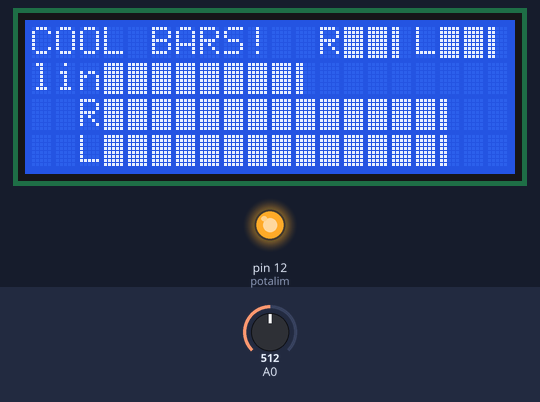
Bench run of a sketch on a simulated Arduino Uno, built with avr-gcc and run on an emulated ATmega328P. Parts: 20×4 character LCD, output pins drawn as LEDs (lit = HIGH). The inputs (shaded band) are chosen by the test bench; at power-on: A0 = 512.

Above: at 1.3 s.
1.4 s: A0 set to 308
At 2.5 s:
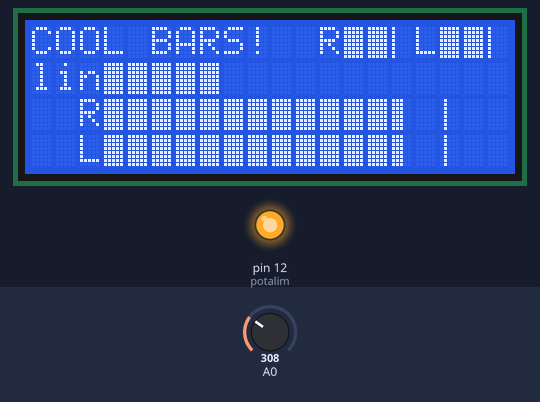
3.2 s: A0 set to 288
At 4.8 s:
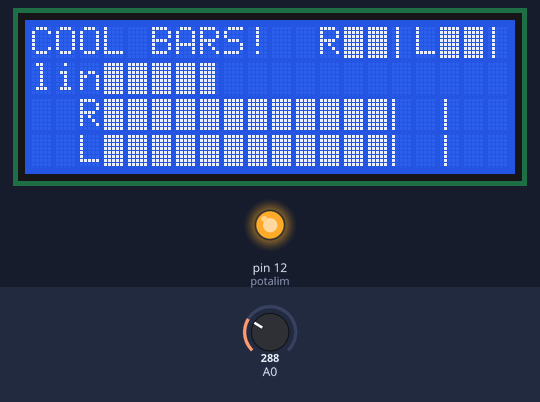
6.2 s: A0 set to 306
At 7.3 s:
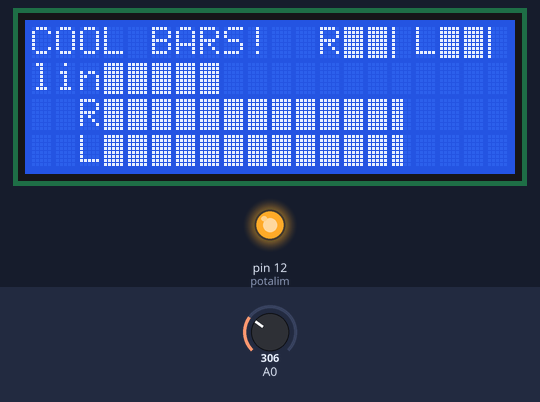
7.9 s: A0 set to 122
At 9.0 s:
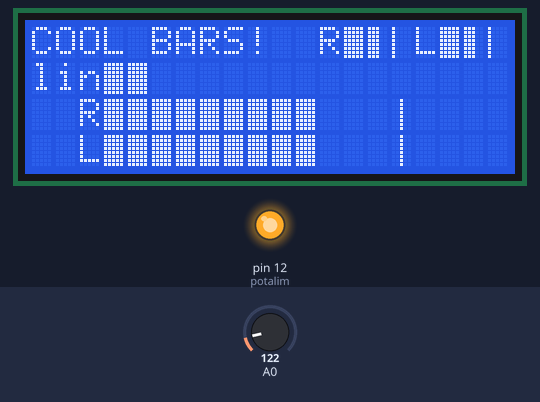
10.9 s: A0 set to 119
At 12.6 s:
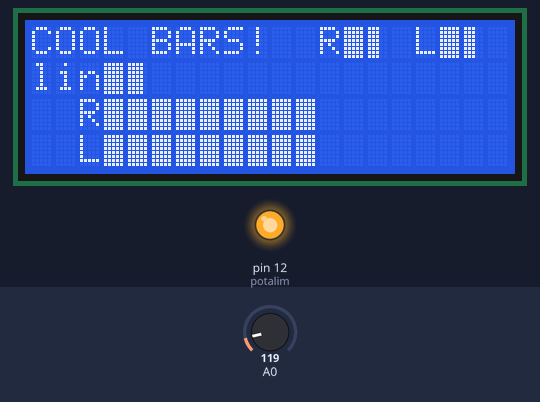
13.2 s: A0 set to 31
At 14.4 s:
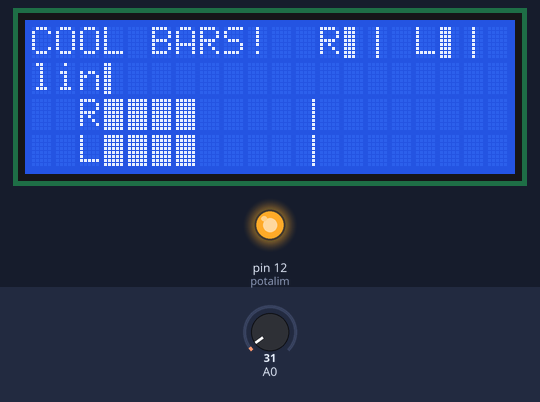
Timing chart, 0 to 16.2 s (numbered marks = the images above; inputs shaded):
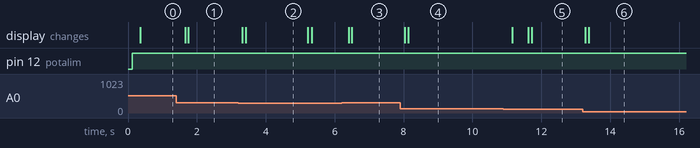

The sketch:

NiceMetersHOR_1_2_I2C.ino
```cpp
/*
HORIZONTAL ADJUSTABLE SIZE BAR METERS, LINEAR or AUDIO LOGARITHMIC, WITH or WITHOUT PEAK MEMORY

Allows to print on LCD precise horizontal bar graphs (up to 40 simultaneosly...) passing:
percentage from 0 to 100%, XY position of base of bar, maximum length (in character positions),
linear or logaritmic bar, peak memory option with separate decay times for each bar.
Please understand that when peak is in the same box of the tip of current bar,
it will not be shown, this is due to limitation to 8 custom characters, but you will not actually notice it :-)

One good thing I tried to do is to avoid to use delay functions, even to set a "time" for the peak expiration,
So instead of milliseconds I simply used a n. of cycles, counted every time a bar is printed (identified by a number),
it works very well and doesn't interfere with your application performances using delays.
Just adjust the n. of cycles to have the desired peak expiration time.

Hardware:
- Arduino UNO or compatible
- LCD text display compatible Hitachi HD44780 driver with I2C interface with PCF8574T
- any colour and dimensions (i.e. 16x2, 20x4...)

============================================================
The circuit:

LCD I2C      ARDUINO
 1  GND      GND
 2  VCC      5V
 3  SDA      A4
 4  SCL      A5

   FOR TESTING PURPOSES ONLY:

POTENTIOMETER (10K or higher)
 wiper           analog in A0
 one end         digital pin 12
 the other end   GND
============================================================

*******************************************************

Written by Roberto Baldassar 8 april 2014 v 1.2
- now it shows peaks really in all possible cases
- added logarithmic audio option

UPDATE 13 april 2014 v 1.2
- better description of circuit and code for testing

UPDATE 17 may 2014 v 1.2
- I2C serial LCD controller version

********************************************************

*/

// include the library code:
#include <Wire.h>
#include <LiquidCrystal_I2C.h>  // fmalpartida version
// download here: https://bitbucket.org/fmalpartida/new-liquidcrystal/downloads
// remove the standard Arduino liquidcrystal from ...programs/Arduino/libraries

#define lcdlength 20  // DEFINES YOUR display length in columns
#define lcdheigth 4   // DEFINES YOUR display heigth in rows

unsigned char b, b2;
double a, a2;
unsigned int segment, segment2;
double perc=100;
boolean logar;
byte bn;   // bn BAR NUMBER every bar have to be numbered from 1 to 40
unsigned int xpos, ypos, blen;
double pkval[41]; // to store the last peak value for each bar
int    pkcyc[41][2];    // set the num. of printbar recall TO DO [1] and DONE [2] for each bar before the peak decays,
                        // if pkcyc[bn][1] == 0 no peaks wanted
                        // it's a workaround to avoid to waste time in delay functions (internal or external)
                        // that may interfere your application performances

// Bar characters definitions (8 maximum allowed)
byte block[8][8]=
{
  { 0x10,0x10,0x10,0x10,0x10,0x10,0x10,0x10 },  // define characters for bar
  { 0x18,0x18,0x18,0x18,0x18,0x18,0x18,0x18 },
  { 0x1C,0x1C,0x1C,0x1C,0x1C,0x1C,0x1C,0x1C },
  { 0x1E,0x1E,0x1E,0x1E,0x1E,0x1E,0x1E,0x1E },

  { 0x08,0x08,0x08,0x08,0x08,0x08,0x08,0x08 },  // define characters for peak
  { 0x04,0x04,0x04,0x04,0x04,0x04,0x04,0x04 },
  { 0x02,0x02,0x02,0x02,0x02,0x02,0x02,0x02 },
  { 0x01,0x01,0x01,0x01,0x01,0x01,0x01,0x01 },
};

 #define del 100                         // REMOVE IT, delay for testing purposes only
 int potalim = 12;                       // REMOVE IT, to supply 5V al to testing potentiometer

// Set the pins on the I2C chip used for LCD connections:
//                    addr, en,rw,rs,d4,d5,d6,d7,bl,blpol
LiquidCrystal_I2C lcd(0x27, 2, 1, 0, 4, 5, 6, 7, 3, POSITIVE);  // Set the LCD I2C address
// A0 A1 A2 in I2C unsoldered means 0x27 address

//==============
void setup() {
  // set up the LCD's number of columns and rows:
  lcd.begin(20,4);         // initialize the lcd for 20 chars 4 lines and turn on backlight


           pinMode(potalim, OUTPUT);    // REMOVE IT, test purposes, defines pin 12 to power signal potentiometer

  for( int i=0 ; i<8 ; i++ )
    lcd.createChar( i,block[i] );


// lcd.backlight(); // LCD backlight on (default when init)
// lcd.noBacklight();  // LCD backlight off
}

void loop()
{
          digitalWrite(potalim, HIGH);  // REMOVE IT, TEST purposes, activates 5V on pin 12 for the signal potentiometer
          delay(del);                   // REMOVE IT, to slow down display without a real application running

// Assign value (in this case from Analog Input 0)
  unsigned int value = analogRead(0);
  perc = value/1023.0*100;      // perc is the value from 0 to 100 for the length of the bargraph of the meter

// Setting parameters for bars ( you can put directly values inside the function)
// xpos=0;
// ypos=1;
// blen= 20;
// remember that bar starts from lower point raising of blen positions
// LEFT UPPER ANGLE IS xpos = 0 AND ypos = 0
logar = false;
// bn = 1;   // BAR NUMBER every bar have to be numbered from 1 to 40

for (int i=1;i<41;i++)  // setting 15 cycles for all bars... YOUR CHOICE !!
    { pkcyc[i][1]=  15;}

//==============================================================
//           EXAMPLE OF PRINTING ON DISPLAY
//   (I use same input for all bars for demo purposes)

// printbar (bn, perc, xpos, ypos, blen, logar);

lcd.setCursor(0,0); lcd.print ("COOL BARS!  R   L");
printbar (1,perc,17,0,3, true);
printbar (2,perc,13,0,3, true);

lcd.setCursor(0,1); lcd.print ("lin");
pkcyc[3][1]=  0;  // don't want peak for bar n. 3
printbar (3,perc,3,1,17, false);

lcd.setCursor(0,2); lcd.print ("  R");
lcd.setCursor(0,3); lcd.print ("  L");
printbar (4,perc,3,2,17, true);
printbar (5,perc,3,3,17, true);

//          END OF EXAMPLE
//==============================================================
}

//  METER BARS PRINTING FUNCTION
// passing percentage, x and y position, positions bar length, linear/audio logaritmic bar
// barnum is used to manage times of decayn of each peak separately (see definitions)

void printbar (byte bn, double perc, int xpos, int ypos, int blen, boolean logar)
{
  if ((logar == true) && (perc > 0))   // logaritmic bar
    {
    perc = ( log10(perc ) )*50;    // 10 * log10 (value) linear to logaritmic for AUDIO conversion
    if ( perc < 0 ) { perc = 0; }  // avoid negative values
    }

  a=blen/99.5*perc;      // calculate length of bar
  b = 0;

  if ( pkcyc[bn][1] > 0 )              // if PEAK is activated
  {
    if ( (a > (pkval[bn]-0.01)) || (pkcyc[bn][2] > pkcyc[bn][1]) )   // new peak (w little histeresys) or expiration of peak
    {
      pkval[bn] = a;
      pkcyc[bn][2] = 0;    // reset cycles
    }

    pkcyc[bn][2]++;

   }

  // drawing filled rectangles
  if (a>=1) {

    for (int i=1;i<a;i++) {
      lcd.setCursor(xpos-1+i,ypos);
      lcd.write(255);
      b=i;
      }

     a=a-b;
  }
  segment= a*5;

// drawing final part of the bar
if (b < blen)
{
  lcd.setCursor(xpos+b,ypos);

  switch (segment) {
  case 0:
    lcd.print(" ");
    break;
  case 1:
    lcd.write((byte)0);
    break;
  case 2:
    lcd.write(1);
    break;
  case 3:
    lcd.write(2);
    break;
  case 4:
    lcd.write(3);
    break;
   }
  }

// cleaning rest of line
  for (int i =0;i<(blen-b-1);i++)
  {
    lcd.setCursor(xpos+ b+ 1+ i, ypos);
    lcd.print(" ");
  }

  b2= (int) pkval[bn];
  a2= pkval[bn]-b2;
  segment2= a2*5;

  if ( (pkcyc[bn][1] > 0) && (    // DRAWING PEAK
            ((b + segment) == 0)                            // if bar empty
         || (b2 > b)                                        // or different box position
         || ( (b2 == b) && segment == 0 && segment2 >0 )    // special case, too long to explain :-)
        ))
  {
  lcd.setCursor(xpos + b2, ypos);

  switch (segment2) {
  case 0:
   if ( (b2 > 0) || (b2 > b+1))
     {
     lcd.setCursor(xpos + b2-1, ypos);
     lcd.write(7);
     };
    break;
  case 1:
    lcd.write(byte(0));
    break;
  case 2:
    lcd.write(4);
    break;
  case 3:
    lcd.write(5);
    break;
  case 4:
    lcd.write(6);
    break;
    }
}
}
```

Measured:
- the behaviour switches between 295 and 294 on A0 (found by bisection; images 1 and 2)
- the behaviour switches between 120 and 119 on A0 (found by bisection; images 4 and 5)
- after the input at 1.4 s, the display: first changes after 0.27 s (image 1 shows a later state)
- after the input at 3.2 s, the display: first changes after 0.12 s (image 2 shows a later state)
- after the input at 6.2 s, the display: first changes after 0.20 s (image 3 shows a later state)
- after the input at 7.9 s, the display: first changes after 0.14 s (image 4 shows a later state)
- after the input at 10.9 s, the display: first changes after 0.26 s (image 5 shows a later state)
- after the input at 13.2 s, the display: first changes after 0.07 s (image 6 shows a later state)
